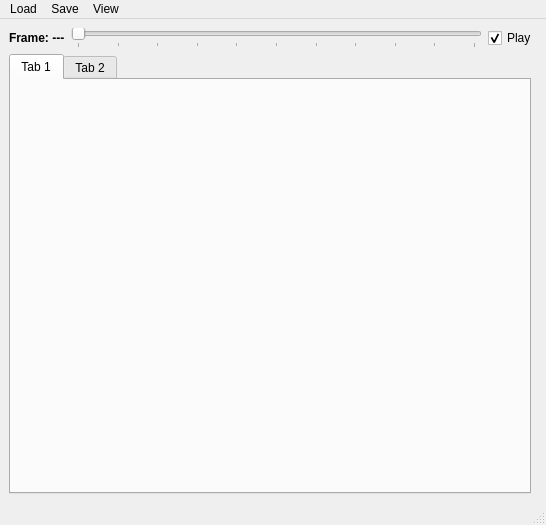
<?xml version="1.0" encoding="UTF-8"?>
<ui version="4.0">
 <class>WdgtKinectSuperPointsClass</class>
 <widget class="QMainWindow" name="WdgtKinectSuperPointsClass">
  <property name="geometry">
   <rect>
    <x>0</x>
    <y>0</y>
    <width>546</width>
    <height>525</height>
   </rect>
  </property>
  <property name="windowTitle">
   <string>Depth-Adaptive Superpixels (DASP)</string>
  </property>
  <widget class="QWidget" name="centralwidget">
   <layout class="QGridLayout" name="gridLayout">
    <item row="1" column="0">
     <widget class="QTabWidget" name="tabs">
      <widget class="QWidget" name="tab">
       <attribute name="title">
        <string>Tab 1</string>
       </attribute>
      </widget>
      <widget class="QWidget" name="tab_2">
       <attribute name="title">
        <string>Tab 2</string>
       </attribute>
      </widget>
     </widget>
    </item>
    <item row="0" column="0" colspan="2">
     <layout class="QHBoxLayout" name="horizontalLayout">
      <item>
       <widget class="QLabel" name="labelFrameCounter">
        <property name="font">
         <font>
          <weight>75</weight>
          <bold>true</bold>
         </font>
        </property>
        <property name="text">
         <string>Frame: ---</string>
        </property>
       </widget>
      </item>
      <item>
       <widget class="QSlider" name="horizontalSliderFrame">
        <property name="maximum">
         <number>300</number>
        </property>
        <property name="pageStep">
         <number>30</number>
        </property>
        <property name="orientation">
         <enum>Qt::Horizontal</enum>
        </property>
        <property name="tickPosition">
         <enum>QSlider::TicksBelow</enum>
        </property>
        <property name="tickInterval">
         <number>30</number>
        </property>
       </widget>
      </item>
      <item>
       <widget class="QCheckBox" name="checkBoxPlay">
        <property name="text">
         <string>Play</string>
        </property>
        <property name="checked">
         <bool>true</bool>
        </property>
       </widget>
      </item>
     </layout>
    </item>
   </layout>
  </widget>
  <widget class="QMenuBar" name="menubar">
   <property name="geometry">
    <rect>
     <x>0</x>
     <y>0</y>
     <width>546</width>
     <height>25</height>
    </rect>
   </property>
   <widget class="QMenu" name="menuOpen">
    <property name="title">
     <string>Load</string>
    </property>
    <addaction name="actionKinect_Live_Mode"/>
    <addaction name="separator"/>
    <addaction name="actionLoad_ONI"/>
    <addaction name="actionLoad_RGB_D_Image"/>
   </widget>
   <widget class="QMenu" name="menuSave">
    <property name="title">
     <string>Save</string>
    </property>
    <addaction name="actionSave_RBG_D_Image"/>
    <addaction name="actionSave_Debug_Images"/>
    <addaction name="separator"/>
    <addaction name="actionBatch_Save"/>
   </widget>
   <widget class="QMenu" name="menuWindows">
    <property name="title">
     <string>View</string>
    </property>
    <addaction name="action_DaspParameters"/>
    <addaction name="action_Settings"/>
    <addaction name="action_Benchmarks"/>
    <addaction name="separator"/>
    <addaction name="actionAbout"/>
   </widget>
   <addaction name="menuOpen"/>
   <addaction name="menuSave"/>
   <addaction name="menuWindows"/>
  </widget>
  <widget class="QStatusBar" name="statusbar"/>
  <action name="actionLoad_ONI">
   <property name="text">
    <string>Load ONI</string>
   </property>
  </action>
  <action name="actionKinect_Live_Mode">
   <property name="text">
    <string>Kinect Live Mode</string>
   </property>
  </action>
  <action name="actionLoad_RGB_D_Image">
   <property name="text">
    <string>Load RGB-D Image</string>
   </property>
  </action>
  <action name="actionSave_RBG_D_Image">
   <property name="text">
    <string>Save RBG-D Image</string>
   </property>
  </action>
  <action name="actionSave_Debug_Images">
   <property name="text">
    <string>Save Debug Images</string>
   </property>
  </action>
  <action name="actionBatch_Save">
   <property name="checkable">
    <bool>true</bool>
   </property>
   <property name="text">
    <string>Batch Save</string>
   </property>
  </action>
  <action name="action_DaspParameters">
   <property name="checkable">
    <bool>true</bool>
   </property>
   <property name="checked">
    <bool>true</bool>
   </property>
   <property name="text">
    <string>Dasp Parameters</string>
   </property>
  </action>
  <action name="action_Benchmarks">
   <property name="checkable">
    <bool>true</bool>
   </property>
   <property name="text">
    <string>Benchmarks</string>
   </property>
  </action>
  <action name="actionAbout">
   <property name="checkable">
    <bool>true</bool>
   </property>
   <property name="text">
    <string>About</string>
   </property>
  </action>
  <action name="action_Settings">
   <property name="checkable">
    <bool>true</bool>
   </property>
   <property name="checked">
    <bool>true</bool>
   </property>
   <property name="text">
    <string>Settings</string>
   </property>
  </action>
 </widget>
 <resources/>
 <connections/>
</ui>
